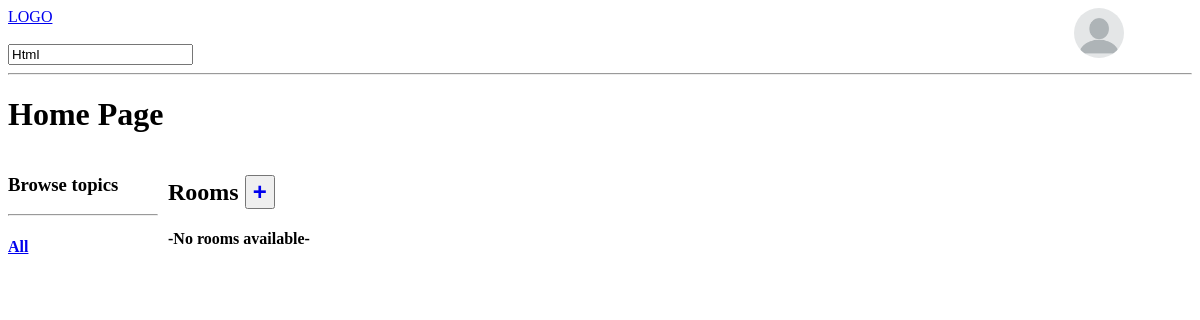
The page /?q=Html (signed in) on the database as committed earlier.
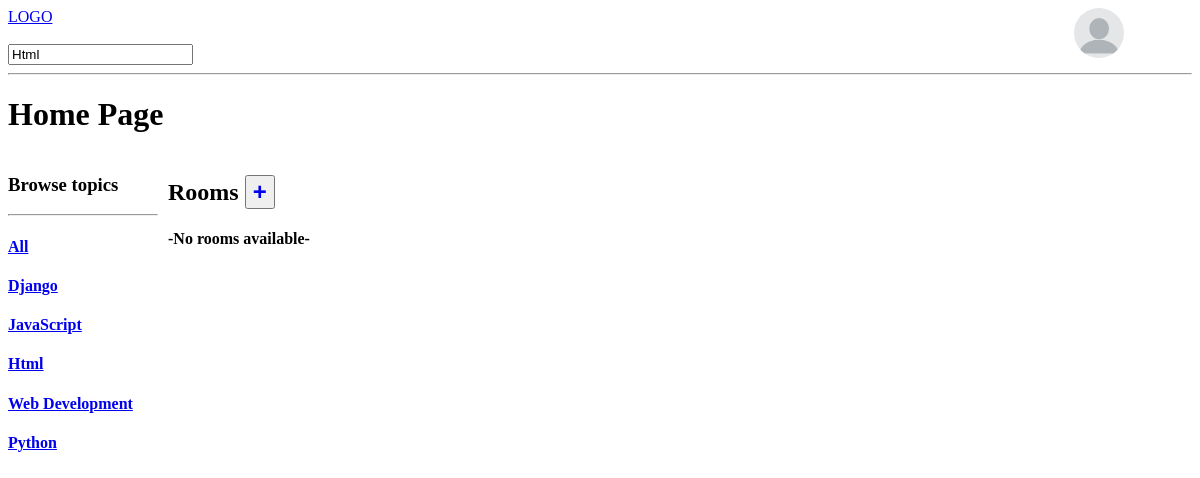
The same page on the database as committed later.
### base/models.py (models this page shows, shortened)
class Topic(models.Model):
    name = models.CharField(max_length=64)

### base/views.py (the view)
# urls.py: path('', home, name='home'),
def home(request):
    query = request.GET.get('q')
    topics = Topic.objects.all()
    if query:
        rooms = Room.objects.filter(topic__name__icontains = query)
        return render(request, 'base/home.html', context={'rooms': rooms, 'topics': topics, 'query':query})
    else:
        rooms = Room.objects.all()
    return render(request, 'base/home.html', context={'rooms': rooms, 'topics': topics})

### base/templates/base/home.html (shortened to what this page needs)
{% extends 'main.html' %}
{% block content %}
<h1>Home Page</h1>
<div class="home-container">
    <div class="home-sidebar">
        <h3>Browse topics</h3>
        <hr>
        <h4><a href="{% url 'home' %}">All</a></h4>
        {% for topic in topics %}
            <h4><a href="{% url 'home' %}?q={{topic.name}}">{{topic.name}}</a></h4>
        {% endfor %}
    </div>
    <div class="home-main">
        <h2>Rooms <button style="padding: 5;"><a style="text-decoration: none; font-size: 24px; padding: 0;" href="/create-room"><b>&#43;</b></a></button></h2>
        <div>
            {% if rooms %}
            {% for room in rooms %}
            <h4>
                <a href="/room/{{room.id}}">{{room.name}}</a>
                {% if room.topic %}
                <span>||</span>
                <small>{{room.topic}}</small>
                {% endif %}
            </h4>
            {% endfor %}
            {% else %}
                <h4>-No rooms available-</h4>
            {% endif %}
        </div>
    </div>
</div>
{% endblock %}

Rows that differ between the two databases and show on the page:
added Topic: name "Django"
added Topic: name "JavaScript"
added Topic: name "Html"
added Topic: name "Web Development"
added Topic: name "Python"
